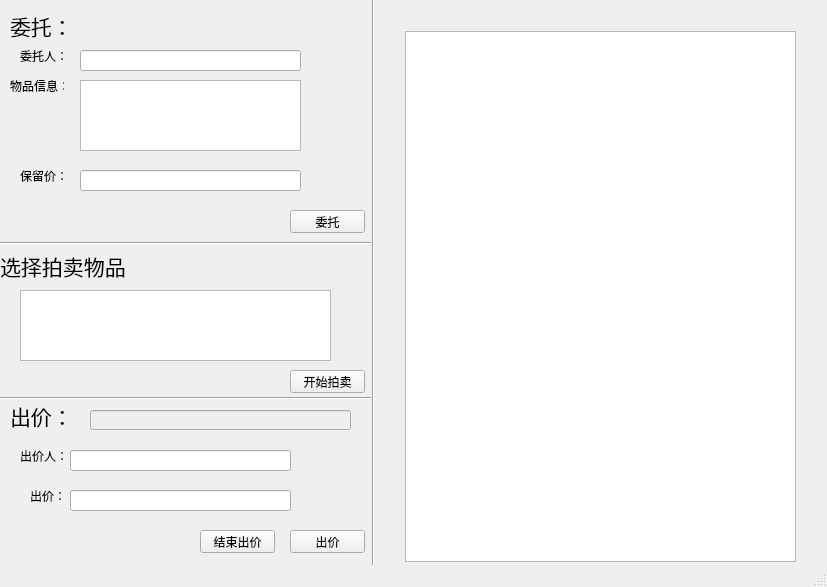
<?xml version="1.0" encoding="UTF-8"?>
<ui version="4.0">
 <class>MainWindow</class>
 <widget class="QMainWindow" name="MainWindow">
  <property name="geometry">
   <rect>
    <x>0</x>
    <y>0</y>
    <width>827</width>
    <height>587</height>
   </rect>
  </property>
  <property name="windowTitle">
   <string>MainWindow</string>
  </property>
  <widget class="QWidget" name="centralwidget">
   <widget class="Line" name="line">
    <property name="geometry">
     <rect>
      <x>363</x>
      <y>-60</y>
      <width>20</width>
      <height>951</height>
     </rect>
    </property>
    <property name="orientation">
     <enum>Qt::Vertical</enum>
    </property>
   </widget>
   <widget class="QLabel" name="label">
    <property name="geometry">
     <rect>
      <x>10</x>
      <y>10</y>
      <width>61</width>
      <height>31</height>
     </rect>
    </property>
    <property name="text">
     <string>&lt;html&gt;&lt;head/&gt;&lt;body&gt;&lt;p&gt;&lt;span style=&quot; font-size:16pt;&quot;&gt;委托：&lt;/span&gt;&lt;/p&gt;&lt;/body&gt;&lt;/html&gt;</string>
    </property>
   </widget>
   <widget class="QLabel" name="label_2">
    <property name="geometry">
     <rect>
      <x>20</x>
      <y>50</y>
      <width>54</width>
      <height>12</height>
     </rect>
    </property>
    <property name="text">
     <string>委托人：</string>
    </property>
   </widget>
   <widget class="QLabel" name="label_3">
    <property name="geometry">
     <rect>
      <x>10</x>
      <y>80</y>
      <width>54</width>
      <height>12</height>
     </rect>
    </property>
    <property name="text">
     <string>物品信息：</string>
    </property>
   </widget>
   <widget class="QLabel" name="label_4">
    <property name="geometry">
     <rect>
      <x>20</x>
      <y>170</y>
      <width>54</width>
      <height>12</height>
     </rect>
    </property>
    <property name="text">
     <string>保留价：</string>
    </property>
   </widget>
   <widget class="QPushButton" name="entrust">
    <property name="geometry">
     <rect>
      <x>290</x>
      <y>210</y>
      <width>75</width>
      <height>23</height>
     </rect>
    </property>
    <property name="text">
     <string>委托</string>
    </property>
   </widget>
   <widget class="QLineEdit" name="trustee">
    <property name="geometry">
     <rect>
      <x>80</x>
      <y>50</y>
      <width>221</width>
      <height>21</height>
     </rect>
    </property>
   </widget>
   <widget class="QTextEdit" name="info">
    <property name="geometry">
     <rect>
      <x>80</x>
      <y>80</y>
      <width>221</width>
      <height>71</height>
     </rect>
    </property>
   </widget>
   <widget class="QLineEdit" name="lowest_price">
    <property name="geometry">
     <rect>
      <x>80</x>
      <y>170</y>
      <width>221</width>
      <height>21</height>
     </rect>
    </property>
   </widget>
   <widget class="QTableWidget" name="goods_table">
    <property name="geometry">
     <rect>
      <x>405</x>
      <y>31</y>
      <width>391</width>
      <height>531</height>
     </rect>
    </property>
    <property name="editTriggers">
     <set>QAbstractItemView::NoEditTriggers</set>
    </property>
    <property name="dragEnabled">
     <bool>true</bool>
    </property>
    <property name="selectionMode">
     <enum>QAbstractItemView::SingleSelection</enum>
    </property>
    <property name="selectionBehavior">
     <enum>QAbstractItemView::SelectRows</enum>
    </property>
   </widget>
   <widget class="Line" name="line_2">
    <property name="geometry">
     <rect>
      <x>-100</x>
      <y>233</y>
      <width>471</width>
      <height>20</height>
     </rect>
    </property>
    <property name="orientation">
     <enum>Qt::Horizontal</enum>
    </property>
   </widget>
   <widget class="QPushButton" name="auction_button">
    <property name="geometry">
     <rect>
      <x>290</x>
      <y>370</y>
      <width>75</width>
      <height>23</height>
     </rect>
    </property>
    <property name="text">
     <string>开始拍卖</string>
    </property>
   </widget>
   <widget class="Line" name="line_3">
    <property name="geometry">
     <rect>
      <x>0</x>
      <y>390</y>
      <width>371</width>
      <height>16</height>
     </rect>
    </property>
    <property name="orientation">
     <enum>Qt::Horizontal</enum>
    </property>
   </widget>
   <widget class="QLabel" name="label_5">
    <property name="geometry">
     <rect>
      <x>20</x>
      <y>410</y>
      <width>54</width>
      <height>12</height>
     </rect>
    </property>
    <property name="text">
     <string/>
    </property>
   </widget>
   <widget class="QLabel" name="label_6">
    <property name="geometry">
     <rect>
      <x>10</x>
      <y>400</y>
      <width>61</width>
      <height>31</height>
     </rect>
    </property>
    <property name="text">
     <string>&lt;html&gt;&lt;head/&gt;&lt;body&gt;&lt;p&gt;&lt;span style=&quot; font-size:16pt;&quot;&gt;出价：&lt;/span&gt;&lt;/p&gt;&lt;/body&gt;&lt;/html&gt;</string>
    </property>
   </widget>
   <widget class="QLabel" name="label_7">
    <property name="geometry">
     <rect>
      <x>0</x>
      <y>250</y>
      <width>131</width>
      <height>31</height>
     </rect>
    </property>
    <property name="text">
     <string>&lt;html&gt;&lt;head/&gt;&lt;body&gt;&lt;p&gt;&lt;span style=&quot; font-size:16pt;&quot;&gt;选择拍卖物品：&lt;/span&gt;&lt;/p&gt;&lt;/body&gt;&lt;/html&gt;</string>
    </property>
   </widget>
   <widget class="QLineEdit" name="bidder">
    <property name="geometry">
     <rect>
      <x>70</x>
      <y>450</y>
      <width>221</width>
      <height>21</height>
     </rect>
    </property>
   </widget>
   <widget class="QLineEdit" name="bid_price">
    <property name="geometry">
     <rect>
      <x>70</x>
      <y>490</y>
      <width>221</width>
      <height>21</height>
     </rect>
    </property>
   </widget>
   <widget class="QLabel" name="label_8">
    <property name="geometry">
     <rect>
      <x>20</x>
      <y>450</y>
      <width>54</width>
      <height>12</height>
     </rect>
    </property>
    <property name="text">
     <string>出价人：</string>
    </property>
   </widget>
   <widget class="QLabel" name="label_9">
    <property name="geometry">
     <rect>
      <x>30</x>
      <y>490</y>
      <width>54</width>
      <height>12</height>
     </rect>
    </property>
    <property name="text">
     <string>出价：</string>
    </property>
   </widget>
   <widget class="QPushButton" name="bid_button">
    <property name="geometry">
     <rect>
      <x>290</x>
      <y>530</y>
      <width>75</width>
      <height>23</height>
     </rect>
    </property>
    <property name="text">
     <string>出价</string>
    </property>
   </widget>
   <widget class="QTableWidget" name="on_auction">
    <property name="geometry">
     <rect>
      <x>20</x>
      <y>290</y>
      <width>311</width>
      <height>71</height>
     </rect>
    </property>
    <property name="editTriggers">
     <set>QAbstractItemView::NoEditTriggers</set>
    </property>
   </widget>
   <widget class="QPushButton" name="end_button">
    <property name="geometry">
     <rect>
      <x>200</x>
      <y>530</y>
      <width>75</width>
      <height>23</height>
     </rect>
    </property>
    <property name="text">
     <string>结束出价</string>
    </property>
   </widget>
   <widget class="QLineEdit" name="bid_info">
    <property name="enabled">
     <bool>false</bool>
    </property>
    <property name="geometry">
     <rect>
      <x>90</x>
      <y>410</y>
      <width>261</width>
      <height>20</height>
     </rect>
    </property>
   </widget>
  </widget>
  <widget class="QStatusBar" name="statusbar"/>
 </widget>
 <resources/>
 <connections/>
</ui>
